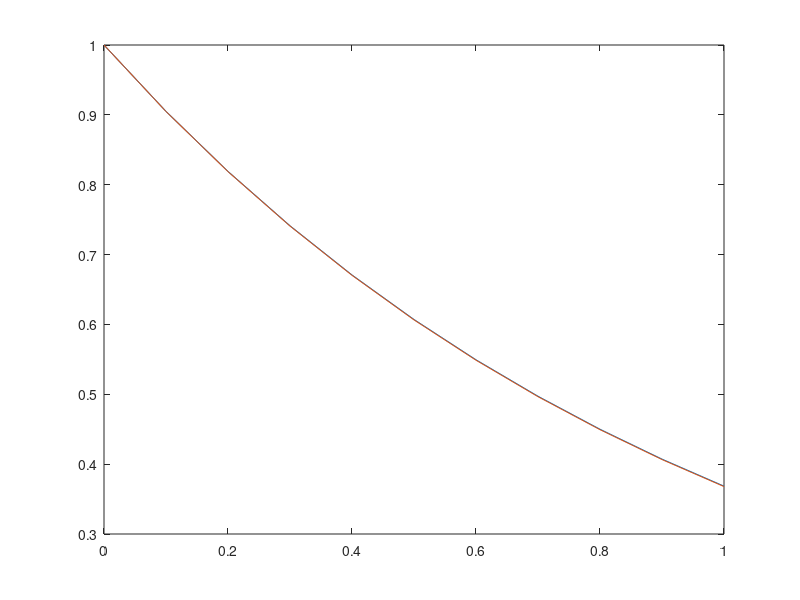

The MATLAB script that drew this image:
# L4Z1 Metoda Heuna

# y_(n+1) = y_n + hf(t_n, y_n)

# y' = -y, y(0) = 1

f = @(t,y) - y;
T = 1;
h = 0.1;
t = 0:h:T;
y = zeros(size(t));
y(1) = 1;

for n = 1:length(y) - 1
  y(n+1) = y(n) + 1/2 * h * (f(t(n), y(n)) + f(t(n+1), y(n) + h * f(t(n), y(n))));
end

plot(t,y)
hold on
plot(t, exp(-t));
